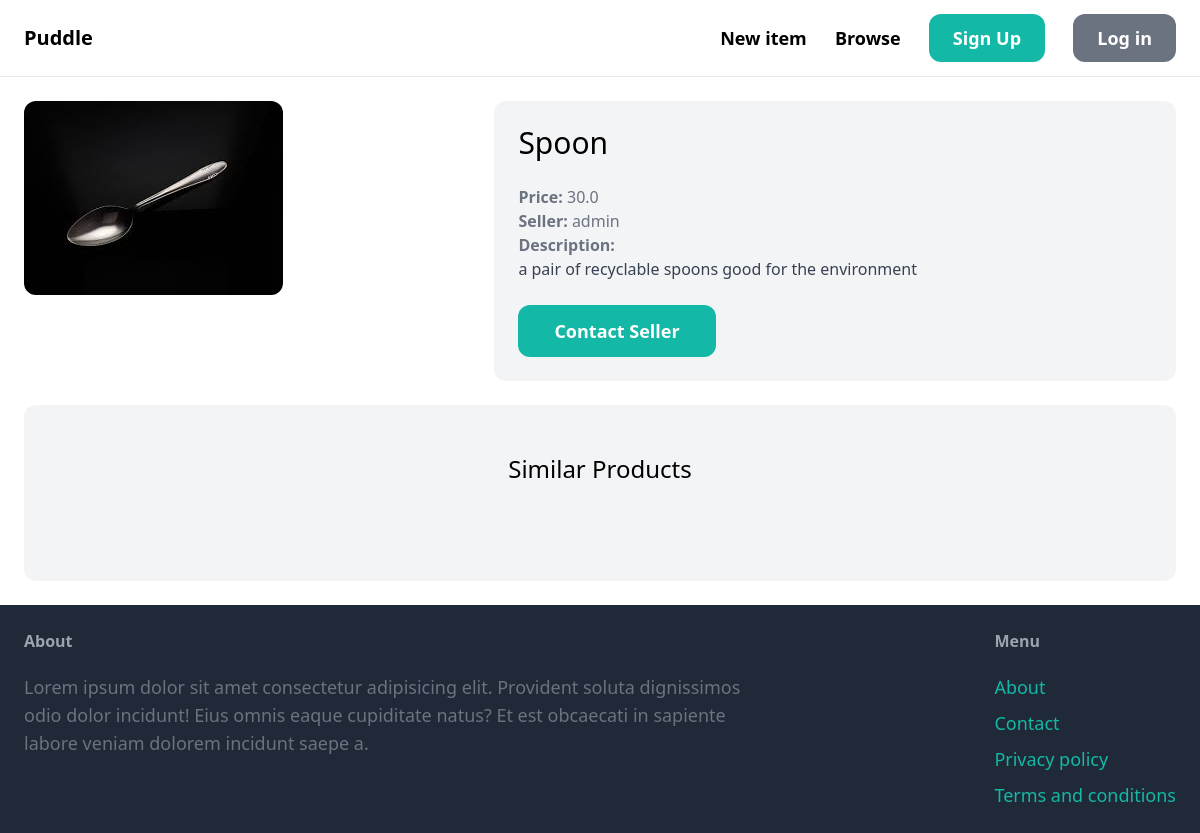
Page /items/4/ on the committed database.
### item/models.py (models this page shows, shortened)
class Items(models.Model):
    category = models.ForeignKey(Category, related_name='items', on_delete=models.CASCADE)
    name = models.CharField(max_length=255)
    description = models.TextField(blank=True, null=True)
    price = models.FloatField()
    image = models.ImageField(upload_to='item_images', blank=True, null=True)
    is_sold = models.BooleanField(default=False)
    created_by = models.ForeignKey(User, related_name='items', on_delete=models.CASCADE)
    created_at = models.DateTimeField(auto_now_add=True)
    class Meta:
        verbose_name_plural = 'Items'

### item/views.py (the view)
# urls.py: path('<int:pk>/',views.detail,name='detail'),
def detail(request, pk):
    item = get_object_or_404(Items, pk=pk)
    related_items = Items.objects.filter(category=item.category, is_sold=False).exclude(pk=pk)[0:3]
    context = {"item": item, 'related_items':related_items}
    return render(request, 'item/detail.html',context)

### item/templates/item/detail.html (shortened to what this page needs)
{% extends 'core/base.html' %}
{% block content %}
<div class="grid grid-cols-5 gap-6">
  <div class="col-span-2">
        <img src="{{ item.image.url }}" class="rounded-xl">
  </div>
  <div class="col-span-3 p-6 bg-gray-100 rounded-xl">
    <h1 class="mb-6 text-3xl">{{ item.name }}</h1>
    <p class="text-gray-500"><strong>Price: </strong>{{item.price}}</p>
    <p class="text-gray-500"><strong>Seller: </strong>{{item.created_by.username}}</p>
    {% if item.description %}
      <p class="text-gray-700"><strong class="text-gray-500">Description: </strong><br>
      {{ item.description }}
      </p>
      {% endif%}
      <a href="#" class="inline-block mt-6 px-9 py-3 text-lg font-semibold bg-teal-500 text-white rounded-xl hover:bg-teal-700">Contact Seller</a>
  </div>
</div>
<div class="mt-6 px-6 py-12 bg-gray-100 rounded-xl">
  <h2 class="mb-12 text-2xl text-center">Similar Products</h2>
 </div>
{% endblock %}

### rows in the picture
Items: image (picture), name "Spoon", price "30.0", created_by.username "admin", description "a pair of recyclable spoons good for the environment"
